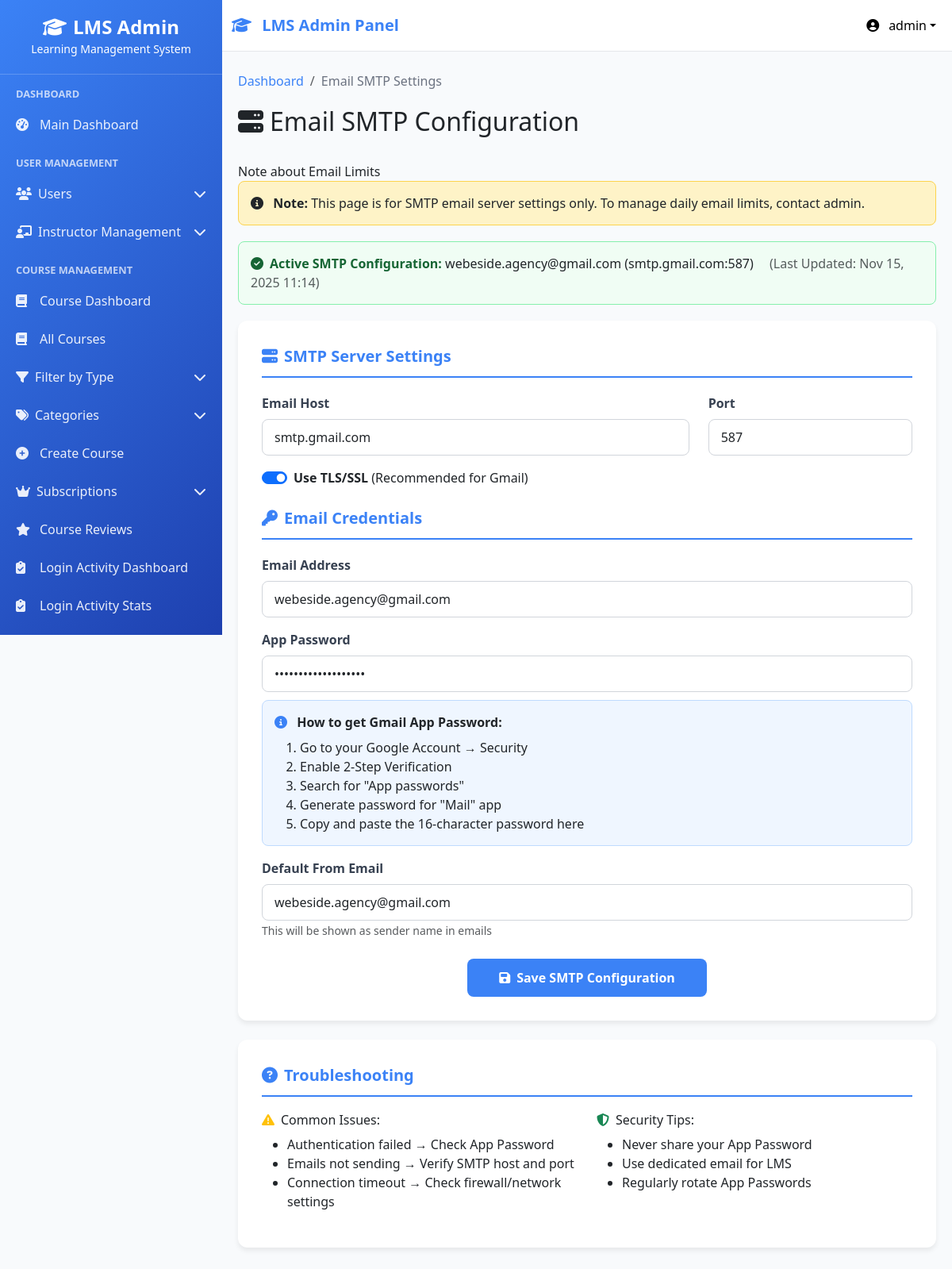
/email-configuration/ (signed in), run on the app's committed database.
### userss/models.py (models this page shows, shortened)
class CustomUser(AbstractUser):
    ROLE_CHOICES = (
    ("superadmin", "Super Admin"),
    ("instructor", "Instructor"),
    ("student", "Student"),
    ("webinar_user", "Webinar User"),  # Add this line
)
    role = models.CharField(max_length=20, choices=ROLE_CHOICES, default="student")
    phone_number = models.CharField(max_length=15, blank=True, null=True)
    profile_picture = models.ImageField(
        upload_to="profile_pics/", blank=True, null=True
    )
    bio = models.TextField(max_length=500, blank=True)
    date_of_birth = models.DateField(blank=True, null=True)
    address = models.TextField(max_length=200, blank=True)
    created_by = models.ForeignKey(
        "self",
        on_delete=models.SET_NULL,
        null=True,
        blank=True,
        related_name="created_users",
    )
    updated_at = models.DateTimeField(auto_now=True)
    class Meta:
        ordering = ["-date_joined"]
        verbose_name = "User"
        verbose_name_plural = "Users"

class EmailSMTPConfiguration(models.Model):
    email_host = models.CharField(max_length=255, default='smtp.gmail.com')
    email_port = models.IntegerField(default=587)
    email_use_tls = models.BooleanField(default=True)
    email_host_user = models.EmailField(help_text="Your Gmail address")
    email_host_password = models.CharField(max_length=255, help_text="Gmail App Password")
    default_from_email = models.EmailField(help_text="Display email for outgoing mails")
    created_at = models.DateTimeField(auto_now_add=True)
    updated_at = models.DateTimeField(auto_now=True)
    is_active = models.BooleanField(default=True)
    class Meta:
        verbose_name = "Email SMTP Configuration"
        verbose_name_plural = "Email SMTP Configurations"

### userss/views.py (the view, shortened to what this page needs)
# urls.py: path('email-configuration/', views.email_smtp_settings, name='email_configuration_settings'),
@login_required
def email_smtp_settings(request):
    if request.user.role != 'superadmin':
        messages.error(request, 'Only Super Admin can access this page!')
        return redirect('user_login')
    smtp_config = EmailSMTPConfiguration.objects.filter(is_active=True).first()
    return render(request, 'email_configuration.html', {
        'smtp_config': smtp_config
    })

### userss/templates/email_configuration.html (shortened to what this page needs)
{% extends 'base.html' %}
{% block content %}
<nav aria-label="breadcrumb">
    <ol class="breadcrumb">
        <li class="breadcrumb-item"><a href="{% url 'admin_dashboard' %}">Dashboard</a></li>
        <li class="breadcrumb-item active">Email SMTP Settings</li>
    </ol>
</nav>
<div class="d-flex justify-content-between align-items-center mb-4">
    <h2><i class="fas fa-server me-2"></i>Email SMTP Configuration</h2>
</div>
Note about Email Limits
<div class="warning-note">
    <i class="fas fa-info-circle me-2"></i>
    <strong>Note:</strong> This page is for SMTP email server settings only.
    To manage daily email limits, contact admin</a>.
</div>
{% if smtp_config %}
<div class="current-config">
    <strong><i class="fas fa-check-circle me-2"></i>Active SMTP Configuration:</strong>
    {{ smtp_config.email_host_user }} ({{ smtp_config.email_host }}:{{ smtp_config.email_port }})
    <span class="text-muted ms-3">(Last Updated: {{ smtp_config.updated_at|date:"M d, Y H:i" }})</span>
</div>
{% else %}
<div class="alert alert-warning">
    <i class="fas fa-exclamation-triangle me-2"></i>
    No SMTP configuration found. Please configure email server settings below.
</div>
{% endif %}
<form method="POST" class="config-card">
    <div class="section-title">
        <i class="fas fa-server me-2"></i>SMTP Server Settings
    </div>
    <div class="row mb-3">
        <div class="col-md-8">
            <label class="form-label">Email Host</label>
            <input type="text" name="email_host" class="form-control"
                   value="{{ smtp_config.email_host|default:'smtp.gmail.com' }}"
                   placeholder="smtp.gmail.com" required>
        </div>
        <div class="col-md-4">
            <label class="form-label">Port</label>
            <input type="number" name="email_port" class="form-control"
                   value="{{ smtp_config.email_port|default:'587' }}"
                   placeholder="587" required>
        </div>
    </div>
    <div class="mb-3">
        <div class="form-check form-switch">
            <input class="form-check-input" type="checkbox" name="email_use_tls"
                   id="useTLS" {% if smtp_config.email_use_tls or not smtp_config %}checked{% endif %}>
            <label class="form-check-label" for="useTLS">
                <strong>Use TLS/SSL</strong> (Recommended for Gmail)
            </label>
        </div>
    </div>
    <div class="section-title mt-4">
        <i class="fas fa-key me-2"></i>Email Credentials
    </div>
    <div class="mb-3">
        <label class="form-label">Email Address</label>
        <input type="email" name="email_host_user" class="form-control"
               value="{{ smtp_config.email_host_user|default:'' }}"
               placeholder="your-email@gmail.com" required>
    </div>
    <div class="mb-3">
        <label class="form-label">App Password</label>
        <input type="password" name="email_host_password" class="form-control"
               value="{{ smtp_config.email_host_password|default:'' }}"
               placeholder="Enter Gmail App Password" required>
        <div class="info-box">
            <i class="fas fa-info-circle"></i>
            <strong>How to get Gmail App Password:</strong>
            <ol class="mb-0 mt-2">
                <li>Go to your Google Account → Security</li>
                <li>Enable 2-Step Verification</li>
                <li>Search for "App passwords"</li>
                <li>Generate password for "Mail" app</li>
                <li>Copy and paste the 16-character password here</li>
            </ol>
        </div>
    </div>
    <div class="mb-3">
        <label class="form-label">Default From Email</label>
        <input type="email" name="default_from_email" class="form-control"
               value="{{ smtp_config.default_from_email|default:'' }}"
               placeholder="LMS System <your-email@gmail.com>">
        <small class="text-muted">This will be shown as sender name in emails</small>
    </div>
    <div class="text-center mt-4">
        <button type="submit" class="btn btn-primary">
            <i class="fas fa-save me-2"></i>Save SMTP Configuration
        </button>
    </div>
</form>
<div class="config-card mt-4">
    <div class="section-title">
        <i class="fas fa-question-circle me-2"></i>Troubleshooting
    </div>
    <div class="row">
        <div class="col-md-6">
            <h6><i class="fas fa-exclamation-triangle text-warning me-2"></i>Common Issues:</h6>
            <ul>
                <li>Authentication failed → Check App Password</li>
                <li>Emails not sending → Verify SMTP host and port</li>
                <li>Connection timeout → Check firewall/network settings</li>
            </ul>
        </div>
        <div class="col-md-6">
            <h6><i class="fas fa-shield-alt text-success me-2"></i>Security Tips:</h6>
            <ul>
                <li>Never share your App Password</li>
                <li>Use dedicated email for LMS</li>
                <li>Regularly rotate App Passwords</li>
            </ul>
        </div>
    </div>
</div>
{% endblock %}

### userss/templates/base.html (shortened to what this page needs)
<!DOCTYPE html>
<html lang="en">
<head>
    <link href="https://cdnjs.cloudflare.com/ajax/libs/bootstrap/5.3.0/css/bootstrap.min.css" rel="stylesheet">
    <link href="https://cdnjs.cloudflare.com/ajax/libs/font-awesome/6.4.0/css/all.min.css" rel="stylesheet">
</head>
<body>
    <nav class="navbar navbar-expand-lg navbar-light">
        <div class="container-fluid">
            <a class="navbar-brand" href="{% url 'admin_dashboard' %}">
                <i class="fas fa-graduation-cap me-2"></i>
                LMS Admin Panel
            </a>
            <div class="navbar-nav ms-auto">
                <div class="nav-item dropdown">
                    <a class="nav-link dropdown-toggle" href="#" role="button" data-bs-toggle="dropdown"
                        style="color: black !important;">
                        <i class="fas fa-user-circle me-2"></i>
                        {{ user.username|default:"Admin" }}
                    </a>
                </div>
            </div>
        </div>
    </nav>
    <div class="sidebar" id="sidebar">
        <div class="sidebar-header">
            <h4><i class="fas fa-graduation-cap me-2"></i>LMS Admin</h4>
            <small>Learning Management System</small>
        </div>
        <div class="sidebar-content">
            <div class="nav-section">Dashboard</div>
            <a class="nav-link {% if request.resolver_match.url_name == 'admin_dashboard' %}active{% endif %}"
                href="{% url 'admin_dashboard' %}">
                <i class="fas fa-tachometer-alt"></i>
                Main Dashboard
            </a>
            <div class="nav-section">User Management</div>
            <div class="submenu" data-submenu="users">
                <div class="submenu-toggle">
                    <span><i class="fas fa-users me-2"></i>Users</span>
                    <i class="fas fa-chevron-down"></i>
                </div>
            </div>
            <div class="submenu" data-submenu="instructor-management">
                <div class="submenu-toggle">
                    <span><i class="fas fa-chalkboard-teacher me-2"></i>Instructor Management</span>
                    <i class="fas fa-chevron-down"></i>
                </div>
            </div>
            <div class="nav-section">Course Management</div>
            <a class="nav-link {% if 'course_dashboard' in request.resolver_match.url_name %}active{% endif %}"
                href="{% url 'courses:course_dashboard' %}">
                <i class="fas fa-book"></i>
                Course Dashboard
            </a>
            <a class="nav-link {% if 'manage_courses' in request.resolver_match.url_name %}active{% endif %}"
                href="{% url 'courses:manage_courses' %}">
                <i class="fas fa-book"></i>
                All Courses
            </a>
            <div class="submenu" data-submenu="course-types">
                <div class="submenu-toggle">
                    <span><i class="fas fa-filter me-2"></i>Filter by Type</span>
                    <i class="fas fa-chevron-down"></i>
                </div>
            </div>
            <div class="submenu" data-submenu="categories">
                <div class="submenu-toggle">
                    <span><i class="fas fa-tags me-2"></i>Categories</span>
                    <i class="fas fa-chevron-down"></i>
                </div>
            </div>
            <a class="nav-link {% if 'create_course' in request.resolver_match.url_name %}active{% endif %}"
                href="{% url 'courses:create_course' %}">
                <i class="fas fa-plus-circle"></i>
                Create Course
            </a>
            {% if request.user.role == 'superadmin' %}
            <div class="submenu" data-submenu="subscriptions">
                <div class="submenu-toggle">
                    <span><i class="fas fa-crown me-2"></i>Subscriptions</span>
                    <i class="fas fa-chevron-down"></i>
                </div>
            </div>
            {% endif %}
            {% if request.user.role in 'superadmin,instructor' %}
            <a class="nav-link {% if 'course_reviews' in request.resolver_match.url_name %}active{% endif %}"
                href="{% url 'courses:course_reviews' %}">
                <i class="fas fa-star"></i>
                Course Reviews
            </a>
            {% endif %}
            {% if request.user.role == 'superadmin' %}
            <a class="nav-link {% if 'attendance_dashboard' in request.resolver_match.url_name %}active{% endif %}"
                href="{% url 'courses:attendance_dashboard' %}">
                <i class="fas fa-clipboard-check"></i>
                Login Activity Dashboard
            </a>
            <a class="nav-link {% if 'attendance_status' in request.resolver_match.url_name %}active{% endif %}"
                href="{% url 'courses:attendance_status' %}">
                <i class="fas fa-clipboard-check"></i>
                Login Activity Stats
            </a>
            {% endif %}
            <div class="submenu" data-submenu="batches">
                <div class="submenu-toggle">
                </div>
            </div>
        </div>
    </div>
    <div class="main-content">
        {% block content %}
        {% endblock %}
    </div>
</body>
</html>

### data on the page
CustomUser: username "admin"
EmailSMTPConfiguration: email_host_user "webeside.agency@gmail.com", email_host "smtp.gmail.com", email_port "587", updated_at "Nov 15, 2025 11:14", email_use_tls "☑", default_from_email "webeside.agency@gmail.com"
